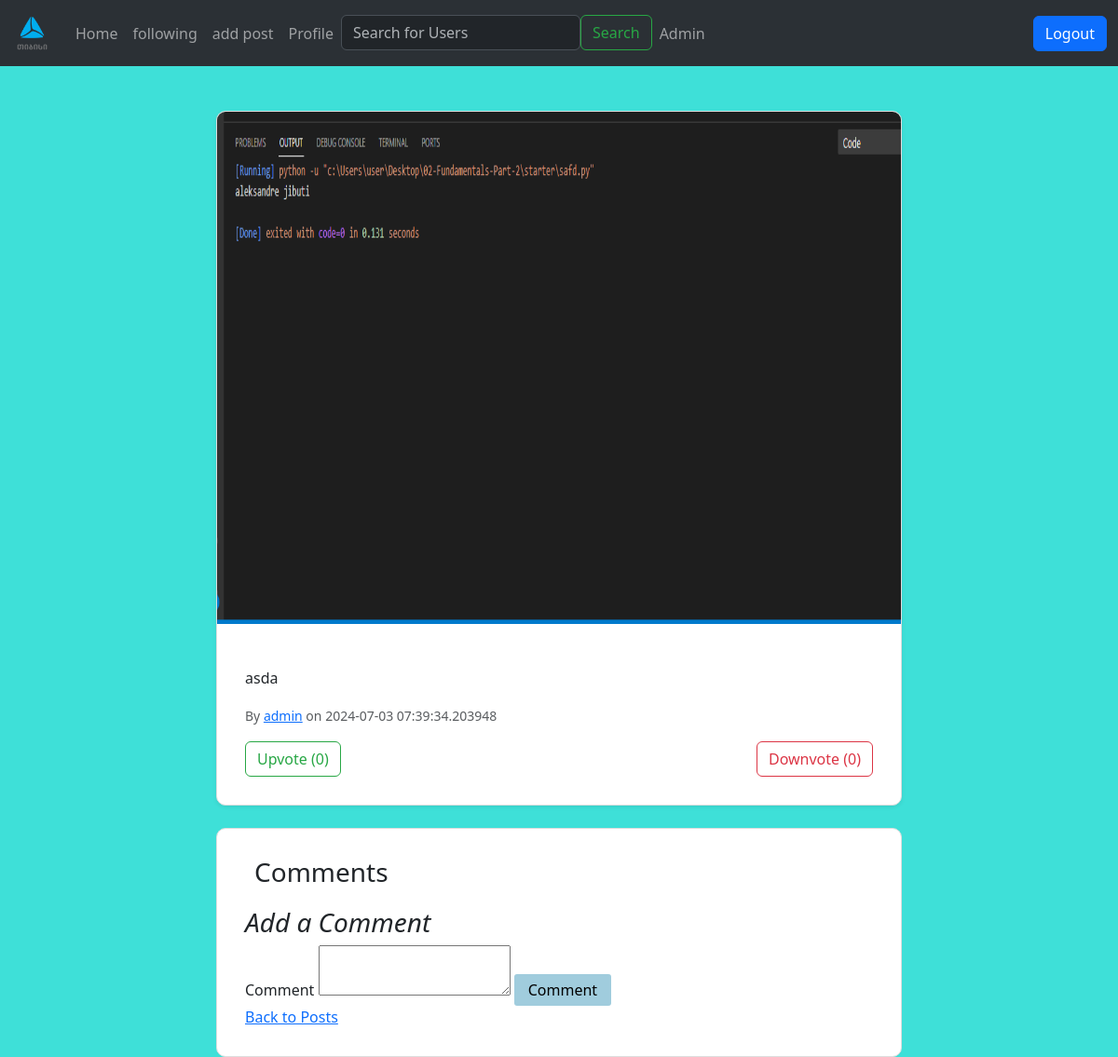
The app's page /post/1 (signed in) with its own data.
### models.py (models this page shows, shortened)
class Post(db.Model):
    id = db.Column(db.Integer, primary_key=True, autoincrement=True)
    text = db.Column(db.String)
    file_path = db.Column(db.String)
    user_id = db.Column(db.Integer, db.ForeignKey('user.id'), nullable=False)
    upvote_count = db.Column(db.Integer, default=0)
    downvote_count = db.Column(db.Integer, default=0)
    votes = db.relationship('Vote', backref='post', cascade='all, delete-orphan', lazy='dynamic')
    user = db.relationship('User', backref=db.backref('posts', lazy=True, cascade="all, delete-orphan"))
    created_at = db.Column(db.DateTime, default=datetime.utcnow, nullable=False)
    comments = db.relationship('Comment', backref='post', lazy=True, cascade='all, delete-orphan',)

class User(db.Model, UserMixin):
    id = db.Column(db.Integer, primary_key=True, autoincrement=True)
    user_name = db.Column(db.String, unique=True)
    password = db.Column(db.String)
    role = db.Column(db.String, default = 'guest')
    followers = db.relationship('Follower', foreign_keys='Follower.followed_id', backref='followed', lazy='dynamic')
    followed = db.relationship('Follower', foreign_keys='Follower.follower_id', backref='follower', lazy='dynamic')

### routes.py (the view, shortened to what this page needs)
@app.route('/post/<int:post_id>', methods=['GET', 'POST'])
@login_required
def post_detail(post_id):
    yesterday = datetime.now() - timedelta(days=1)
    post = Post.query.get_or_404(post_id)
    if post.created_at < yesterday:
        return abort(404)
    form = CommentForm()
    reply_form = ReplyForm()
    if form.validate_on_submit() and 'comment' in request.form:
        new_comment = Comment(text=form.text.data, user_id=current_user.id, post_id=post_id)
        db.session.add(new_comment)
        db.session.commit()
        flash('Comment added successfully!', 'success')
        return redirect(url_for('post_detail', post_id=post_id))
    comments = Comment.query.filter_by(post_id=post_id, parent_id=None).all()
    return render_template('post_detail.html', post=post, form=form, comments=comments, reply_form=reply_form)

### forms.py
class CommentForm(FlaskForm):
    text = TextAreaField('Comment', validators=[DataRequired()])
    submit = SubmitField('Submit')

class ReplyForm(FlaskForm):
    text = TextAreaField('Text', validators=[DataRequired()])
    submit = SubmitField('Reply')

### models.py (called while the page is built)
@login_manager.user_loader
def load_user(id):
    return User.query.get(id)

### templates/post_detail.html (shortened to what this page needs)
{% extends "layout.html" %}
{% block content %}
<div class="container mt-5">
    <div class="row">
        <div class="col-md-8 offset-md-2">
            <div class="card shadow-sm">
                {% if post.file_path %}
                <p><img src="{{ url_for('static', filename=post.file_path) }}" height="550px" width="855px" > </p>
                {% endif %}
                <div class="card-body">
                    <p class="card-text">{{ post.text }}</p>
                    <p class="card-text"><small class="text-muted">By
                        <a href="{{ url_for('profile', username=post.user.user_name) }}">{{ post.user.user_name }}</a>
                        on {{ post.created_at }}</small></p>
                    <div class="d-flex justify-content-between align-items-center mt-2">
                        <form method="POST" action="{{ url_for('upvote', post_id=post.id) }}">
                            <button type="submit" class="btn btn-outline-success">Upvote ({{ post.upvote_count }})</button>
                        </form>
                        <form method="POST" action="{{ url_for('downvote', post_id=post.id) }}">
                            <button type="submit" class="btn btn-outline-danger">Downvote ({{ post.downvote_count }})</button>
                        </form>
                    </div>
                </div>
            </div>
 <div class="card mt-4">
     <div class="card-body">
      <h5 class="card-title">Comments</h5>
<h3 style="font-style: italic;">Add a Comment</h3>
<form method="POST" action="{{ url_for('post_detail', post_id=post.id) }}">
    {{ form.text.label }} {{ form.text() }}
    <button type="submit" name="comment" class="comment-button">Comment</button>
</form>
<a href="{{ url_for('index') }}">Back to Posts</a>
</div>
        </div>
    </div>
</div>
{% endblock %}

### static/style.css (style rules this page uses)
body { background-color: #3ee0d8; }
.card { border: 1px solid #ddd; border-radius: 10px; overflow: hidden; }
.card-body { padding: 30px; }
.card-title { font-size: 1.75rem; margin-bottom: 20px; margin-left: 10px; }
.container { margin-top: 30px; }
.btn-outline-success { color: #28a745; border-color: #28a745; }
.btn-outline-danger { color: #dc3545; border-color: #dc3545; }
.comment-button { background-color: rgb(160, 204, 221); color:rgb(0, 0, 0); padding-top: 5px; padding-bottom: 5px; padding-left: 15px; padding-right: 15px; border: none; border-radius: 3px; transition: opacity 0.4s; }

### records on screen
Post: file_path (picture), text "asda", created_at "2024-07-03 07:39:34.203948", upvote_count "0", downvote_count "0"
User: user.user_name "admin"
